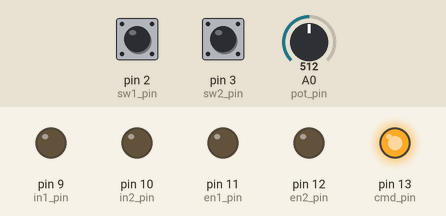
Recording of a sketch running on a simulated Arduino Uno, built with avr-gcc and run on an emulated ATmega328P. On the bench: output pins drawn as LEDs (lit = HIGH). The test bench sets the inputs (shaded band); at power-on: pin 2 (sw1_pin) HIGH, pin 3 (sw2_pin) HIGH, A0 (pot_pin) = 512. What the sketch prints to the serial monitor is not drawn.

Above: at 1.2 s.
1.3 s: pin 2 (sw1_pin) pulled LOW for 0.15 s
At 2.3 s:
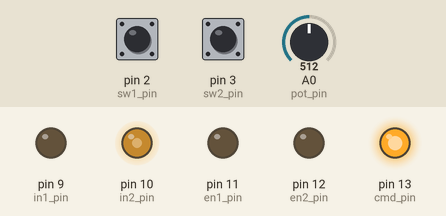
2.9 s: pin 3 (sw2_pin) pulled LOW for 0.15 s
At 3.6 s:
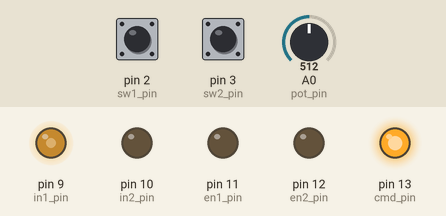
4.5 s: pin 3 (sw2_pin) pulled LOW for 3.2 s
At 5.6 s:
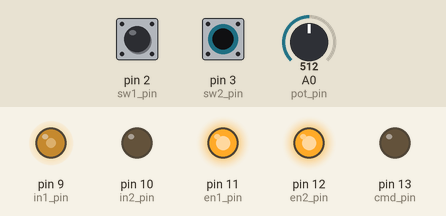
9.2 s: pin 2 (sw1_pin) pulled LOW for 1 s
At 10.0 s:
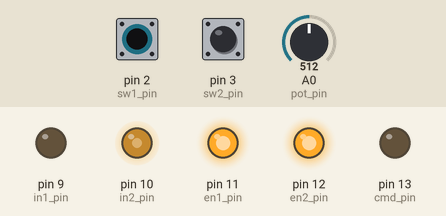
11.7 s: pin 2 (sw1_pin) pulled LOW for 3.2 s
At 15.9 s:
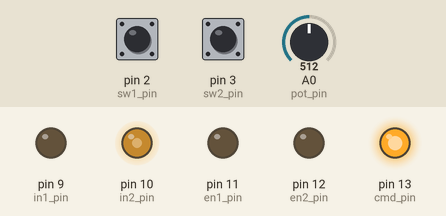
Timing chart, 0 to 17.4 s (numbered marks = the images above; inputs shaded):
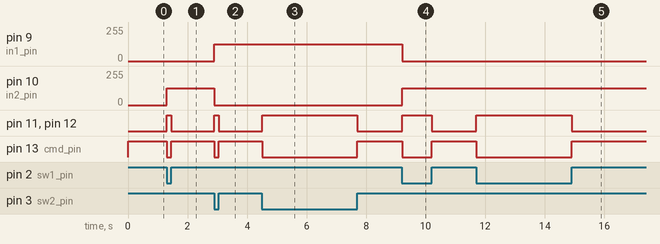

The sketch:

Satellite_Lifter_Rev1.0.ino
```cpp
#define sw1_pin 2
#define sw2_pin 3
#define pot_pin A0
#define in1_pin 9
#define in2_pin 10
#define en1_pin 11
#define en2_pin 12
#define cmd_pin 13
#define sw1 digitalRead(sw1_pin)
#define sw2 digitalRead(sw2_pin)
#define pot analogRead(pot_pin)
#define LED_ON LOW
#define LED_OFF HIGH

void setup()
{
  Serial.begin(9600);

  pinMode(sw1_pin, INPUT_PULLUP);
  pinMode(sw2_pin, INPUT_PULLUP);
  pinMode(pot_pin, INPUT);

  pinMode(in1_pin, OUTPUT);
  pinMode(in2_pin, OUTPUT);
  pinMode(en1_pin, OUTPUT);
  pinMode(en2_pin, OUTPUT);
  pinMode(cmd_pin, OUTPUT);

}

void drive(int spd)
{
  if (spd == 0)
  {
    digitalWrite(en1_pin, LOW);
    digitalWrite(en2_pin, LOW);
  }
  else
  {
    digitalWrite(en1_pin, HIGH);
    digitalWrite(en2_pin, HIGH);

    if (spd > 0)
    {
      analogWrite(in1_pin, spd);
      digitalWrite(in2_pin, LOW);
    }
    else
    {
      analogWrite(in2_pin, abs(spd));
      digitalWrite(in1_pin, LOW);
    }
  }
}

void loop()
{
  int dir1 = sw1;
  int dir2 = sw2;
  int spd = map(pot, 0, 1023, 0, 255);

  if (dir1 && dir2)
  {
    digitalWrite(cmd_pin, LED_OFF);
    drive(0);
  }
  else if (dir1 && !dir2)
  {
    digitalWrite(cmd_pin, LED_ON);
    drive(spd);
  }
  else if (!dir1 && dir2)
  {
    digitalWrite(cmd_pin, LED_ON);
    drive(-spd);
  }
  else
  {
    digitalWrite(cmd_pin, LED_OFF);
    drive(0);
  }

  Serial.println(spd);
}
```

Measured:
- after the input at 1.3 s, pin 10 (in2_pin): 0/255 → 127/255 at once; pin 11 (en1_pin), pin 12 (en2_pin): LOW → HIGH at once, → LOW 0.15 s later; pin 13 (cmd_pin): HIGH → LOW at once, → HIGH 0.15 s later
- after the input at 2.9 s, pin 9 (in1_pin): 0/255 → 127/255 at once; pin 10 (in2_pin): 127/255 → 0/255 at once; pin 11 (en1_pin), pin 12 (en2_pin): LOW → HIGH at once, → LOW 0.15 s later; pin 13 (cmd_pin): HIGH → LOW at once, → HIGH 0.15 s later
- after the input at 4.5 s, pin 11 (en1_pin), pin 12 (en2_pin): LOW → HIGH at once, → LOW 3.2 s later; pin 13 (cmd_pin): HIGH → LOW at once, → HIGH 3.2 s later
- after the input at 9.2 s, pin 9 (in1_pin): 127/255 → 0/255 at once; pin 10 (in2_pin): 0/255 → 127/255 at once; pin 11 (en1_pin), pin 12 (en2_pin): LOW → HIGH at once, → LOW 1.0 s later; pin 13 (cmd_pin): HIGH → LOW at once, → HIGH 1.0 s later
- after the input at 11.7 s, pin 11 (en1_pin), pin 12 (en2_pin): LOW → HIGH at once, → LOW 3.2 s later; pin 13 (cmd_pin): HIGH → LOW at once, → HIGH 3.2 s later
